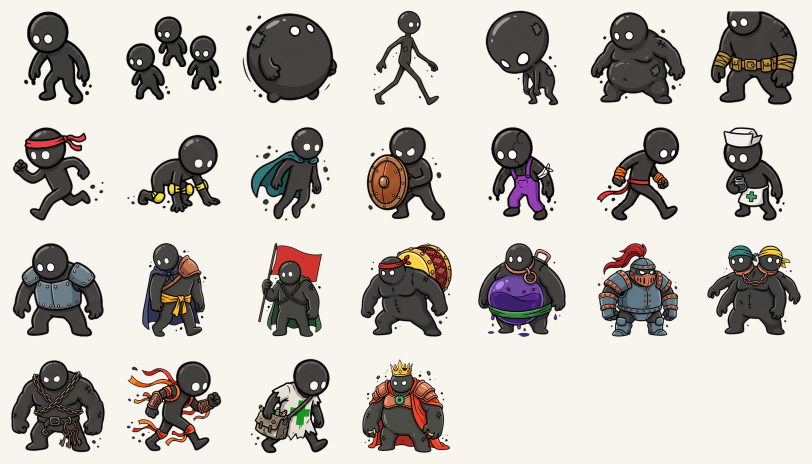
#> input picture docs/美术/敌人/_全员接触图.png, 1624 x 928 px, given in place of mob_a_v2.png, which was not available (shown at 1/2 size)
$ python process_mobs.py
#> lines starting #> are read from the running program, lines starting #| are printed output that depends on the picture; pictures that were not available may be replaced by others from this repository, and a replacement may not be noted
### docs/prompt/enemy/process_bosses.py
#!/usr/bin/env python3
"""把 Gemini 出的 boss 母版切成单张透明 PNG，送进 Assets/Resources/Art/。

和界面图标那条管线的区别：**这里不做调色板量化**。现有敌人图本身就有柔和的
灰阶明暗（见 walker.png / boss.png），压成硬边平涂反而会和战场上其他敌人脱节。
图标那次要压是因为模型偷偷给球体加径向渐变，这次的渐变是我们要的。

沿用的教训：抠洋红时**腐蚀量必须跟着格子尺寸走**。格子 512px 时溢色带有好几像素
宽，只腐蚀 1px 会把洋红残留留在黑描边里。

    .venv-mock/bin/python docs/prompt/enemy/process_bosses.py
"""
import os
import shutil

from PIL import Image, ImageFilter

HERE = os.path.dirname(os.path.abspath(__file__))
REPO = os.path.abspath(os.path.join(HERE, "..", "..", ".."))
RAW = "/Users/rosa/rosa_games/game_assets/black-rosa/assets/raw"
FINAL = "/Users/rosa/rosa_games/game_assets/black-rosa/assets/final"
DEST = os.path.join(REPO, "Assets", "Resources", "Art")

MAXDIM = 256    # 导入器 maxTextureSize 就是 256，再大也会被缩
PAD = 0.04      # 四周留一点空，免得描边贴边被采样裁掉

# (成品名, 母版, 列, 行, 总列, 总行)  —— 逐格挑过的最好一版
CELLS = [
    ("boss_drum",    "boss_1_4.png",     0, 0, 2, 2),  # 鼓面：黄鼓皮+红鼓绳+铜钉
    ("boss_inkbag",  "boss_1_4.png",     1, 0, 2, 2),  # 墨囊：紫墨囊+绿束带+铜提环
    ("boss_iron",    "boss_1_4.png",     0, 1, 2, 2),  # 铁桶：灰蓝铁板+铜面罩+红缨
    ("boss_twin",    "boss_1_4.png",     1, 1, 2, 2),  # 双首：青巾+黄巾+铜锁链
    ("boss_warden",  "boss_5_8_v2.png",  0, 0, 2, 2),  # 牢头：铁链+褐皮裙+铜钥匙
    ("boss_medic",   "boss_5_8_v2.png",  1, 0, 2, 2),  # 墨医：白袍+绿十字+药囊
    ("boss_thunder", "boss_fix.png",     1, 0, 2, 2),  # 奔雷：橙红飘带+铜护腕+金脚环
    ("boss_king",    "boss_king.png",    0, 0, 1, 1),  # 墨王：金冠+朱红袍+铜甲+玉佩
]


def key_out(cell, t0=58.0, t1=104.0):
    """洋红键控。按色距算 alpha，腐蚀去彩边，再轻微羽化。"""
    w, h = cell.size
    rgb = cell.convert("RGB")
    px = rgb.load()
    alpha = Image.new("L", (w, h), 255)
    ap = alpha.load()
    for y in range(h):
        for x in range(w):
            r, g, b = px[x, y]
            # 洋红的特征：R、B 高而 G 低
            d = ((255 - r) ** 2 + g ** 2 + (255 - b) ** 2) ** 0.5
            if d < t0:
                ap[x, y] = 0
            elif d < t1:
                ap[x, y] = int(255 * (d - t0) / (t1 - t0))

    # 腐蚀量跟着格子尺寸走。512px 的格子溢色带好几像素宽，腐蚀 1px 压不住，
    # 洋红残留会留在深描边里。描边本身很厚，按比例掉 2~3px 在 256px 成品上看不出来。
    k = 3 if w < 200 else (5 if w < 400 else 7)
    alpha = alpha.filter(ImageFilter.MinFilter(k))
    alpha = alpha.filter(ImageFilter.GaussianBlur(max(0.6, w / 480.0)))

    out = cell.convert("RGBA")
    out.putalpha(alpha)
    return out


def drop_bleed(img, keep_ratio=0.22):
    """丢掉邻格越界进来的碎片。

    判据：连通块「贴着格子边缘」且「面积远小于主体」才删。角色四周的墨点是
    合法的分离细节，它们不碰边，所以能留下；越界的别人身体必然碰边。
    """
    w, h = img.size
    a = img.split()[3].point(lambda v: 255 if v > 110 else 0)
    seen = [False] * (w * h)
    ap = a.load()
    blobs = []
    for sy in range(h):
        for sx in range(w):
            i = sy * w + sx
            if seen[i] or ap[sx, sy] == 0:
                continue
            stack = [(sx, sy)]
            seen[i] = True
            cells = []
            edge = False
            while stack:
                x, y = stack.pop()
                cells.append((x, y))
                if x == 0 or y == 0 or x == w - 1 or y == h - 1:
                    edge = True
                for dx, dy in ((1, 0), (-1, 0), (0, 1), (0, -1)):
                    nx, ny = x + dx, y + dy
                    if 0 <= nx < w and 0 <= ny < h:
                        j = ny * w + nx
                        if not seen[j] and ap[nx, ny]:
                            seen[j] = True
                            stack.append((nx, ny))
            blobs.append((cells, edge))
    if not blobs:
        return img
    big = max(len(c) for c, _ in blobs)
    mask = Image.new("L", (w, h), 0)
    mp = mask.load()
    dropped = 0
    for cells, edge in blobs:
        if edge and len(cells) < big * keep_ratio:
            dropped += 1
            continue
        for x, y in cells:
            mp[x, y] = 255
    if dropped:
        al = img.split()[3]
        al = Image.composite(al, Image.new("L", (w, h), 0), mask)
        img = img.copy()
        img.putalpha(al)
    return img, dropped


# [51 lines left out: functions normalize, main, not called in this run]


# [2 lines that do not run on import are left out]

### docs/prompt/enemy/process_mobs.py
#!/usr/bin/env python3
"""把 Gemini 出的常规敌人母版切成单张透明 PNG，送进 Assets/Resources/Art/。

抠底和剔碎片的逻辑跟 process_bosses.py 是同一套，直接 import 过来用，
不要复制粘贴 —— 那两个函数里的腐蚀量、连通块判据都是踩坑调出来的。

只有两点不一样：
1. MAXDIM 小一档。常规敌人半径 0.22~0.44，实机只占四五十像素，
   256 纯属浪费；boss 半径 0.62 才需要 256。
2. 多一步 fix_eye_tint。洋红底会把眼白染出粉调（`boss_fix.png` 那张四只里
   三只中招）。boss 那批是靠挑格子避开的，这批十张躲不过来，只能后处理修。

    .venv-mock/bin/python docs/prompt/enemy/process_mobs.py
"""
import os
import shutil
import sys

from PIL import Image

sys.path.insert(0, os.path.dirname(os.path.abspath(__file__)))
from process_bosses import DEST, FINAL, RAW, drop_bleed, key_out  # noqa: E402

MAXDIM = 224
PAD = 0.04

# (成品名, 母版, 列, 行, 总列, 总行)
# runner / strafer / shield / elite 是替换现有的纯墨版 —— 按色阶表补上配件。
# shield 那张顺带修掉底部那块游离残片（原图切图时带进来的别人半个头）。
# walker 和 swarm 是 T0 纯墨，现有图本来就对，不在这张表里。
CELLS = [
    ("runner",   "mob_a_v2.png", 0, 0, 2, 2),  # 快脚   T1 红：红头巾
    ("crawler",  "mob_a_v2.png", 1, 0, 2, 2),  # 爬子   T1 黄：黄护膝，四肢爬行
    ("strafer",  "mob_a_v2.png", 0, 1, 2, 2),  # 游墨   T1 青：青斗篷
    ("shield",   "mob_a_v2.png", 1, 1, 2, 2),  # 铜盾   T2 铜+褐：铜盾
    ("splitter", "mob_b.png",    0, 0, 2, 2),  # 双生   T2 紫+白：紫背带裤+白袖标+裂缝
    ("sprinter", "mob_b.png",    1, 0, 2, 2),  # 惊风   T2 橙+红：橙护腕+红飘带
    ("mender",   "mob_b.png",    0, 1, 2, 2),  # 补墨   T2 绿+白：绿围裙白十字+白帽
    ("bulwark",  "mob_b.png",    1, 1, 2, 2),  # 厚甲   T2 灰蓝+铜：铁板+铜铆钉
    ("elite",    "mob_c.png",    0, 0, 2, 1),  # 墨尊   T3：靛蓝斗篷+铜肩甲+金腰带
    ("warden",   "mob_c.png",    1, 0, 2, 1),  # 镇守   T3：红旗+铁链+墨绿披风
]


def fix_eye_tint(img):
    """把被洋红底染粉的眼白拉回中性白。

    判据卡得很窄：**高亮 + 近白 + 红蓝同时明显高于绿**。这批的配色里没有
    浅粉色物件（红/黄/绿/青/紫/铜/金/灰蓝），所以不会误伤；紫背带裤的绿通道
    在 80 上下，离 170 的门槛很远。
    """
    px = img.load()
    w, h = img.size
    n = 0
    for y in range(h):
        for x in range(w):
            r, g, b, a = px[x, y]
            if a < 200 or g < 170 or r < 205 or b < 205:
                continue
            if r - g > 12 and b - g > 12:
                v = max(r, g, b)
                px[x, y] = (v, v, v, a)
                n += 1
    return img, n


def normalize(img):
    bb = img.getbbox()
    if bb:
        img = img.crop(bb)
    pad = int(max(img.size) * PAD)
    canvas = Image.new("RGBA", (img.width + pad * 2, img.height + pad * 2), (0, 0, 0, 0))
    canvas.paste(img, (pad, pad), img)
    k = MAXDIM / max(canvas.size)
    if k < 1:
        canvas = canvas.resize((max(1, round(canvas.width * k)),
                                max(1, round(canvas.height * k))), Image.LANCZOS)
    return canvas


def main():
    os.makedirs(FINAL, exist_ok=True)
    sheets = {}
    for name, src, cx, cy, cols, rows in CELLS:
        if src not in sheets:
            sheets[src] = Image.open(os.path.join(RAW, src)).convert("RGBA")
        sheet = sheets[src]
        cw, chh = sheet.width // cols, sheet.height // rows
#> cw = 812; chh = 464
        cell = sheet.crop((cx * cw, cy * chh, (cx + 1) * cw, (cy + 1) * chh))
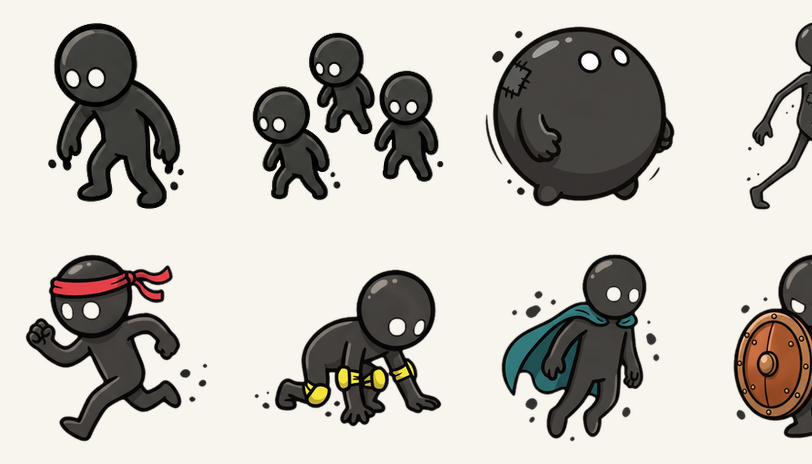
#> cell: PIL image 812x464 RGBA; mean R, G, B, A 193.2, 189.5, 183, 255

        img = key_out(cell)
#> in key_out, `alpha = Image.new("L", (w, h), 255)`: alpha: PIL image 812x464 L; every value is 255
        img, dropped = drop_bleed(img)
#> in drop_bleed, `mask = Image.new("L", (w, h), 0)`: mask: PIL image 812x464 L; every value is 0
#> dropped = 0
        img = normalize(img)
#> in normalize, `bb = img.getbbox()`: bb = (0, 0, 812, 464)
#> in normalize, `canvas = Image.new("RGBA", (img.width + pad * 2, img.height + pad * 2)..`: canvas: PIL image 876x528 RGBA; every value is 0
#> in normalize, `canvas.paste(img, (pad, pad), img)`:
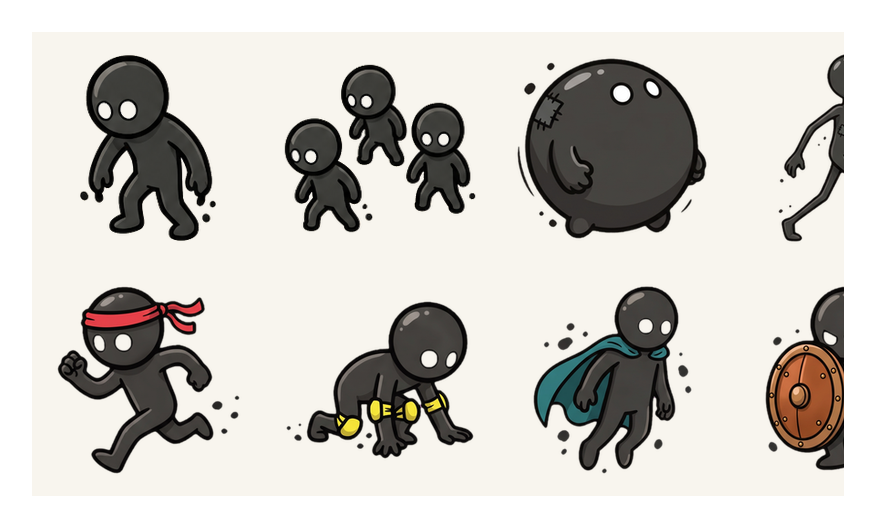
#> canvas: PIL image 876x528 RGBA; mean R, G, B, A 157.4, 154.4, 149, 207.7; transparent parts drawn white
#> in normalize, `canvas = canvas.resize((max(1, round(canvas.width * k)), max(1, round(..`:
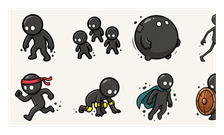
#> canvas: PIL image 224x135 RGBA; mean R, G, B, A 163.2, 160.3, 155, 207.6; transparent parts drawn white
        img, eyes = fix_eye_tint(img)
#> after the loop in fix_eye_tint, `for y in range(h):`: n = 0
#> eyes = 0

        fp = os.path.join(FINAL, name + ".png")
        img.save(fp, optimize=True)
        shutil.copyfile(fp, os.path.join(DEST, name + ".png"))
        print(f"{name:<10} {src:<13} {str(img.size):<11} {os.path.getsize(fp)//1024:>3}KB"
              f"  碎片={dropped}  眼白修正={eyes}px")
#| runner     mob_a_v2.png  (224, 135)   31KB  碎片=0  眼白修正=0px

    # 接触图：上排 T0/T1/T2 低阶，下排 T2 高阶和 T3，用来核对色阶递进
    order = ["walker", "swarm", "runner", "crawler", "strafer",
             "shield", "splitter", "sprinter", "mender", "bulwark",
             "elite", "warden"]
#> order = ['walker', 'swarm', 'runner', 'crawler', 'strafer', 'shield', 'splitter', 'sprinter', 'mender', 'bulwark', 'elite', 'warden']
    cw = 210
    sheet = Image.new("RGBA", (cw * 6, cw * 2), (248, 245, 238, 255))
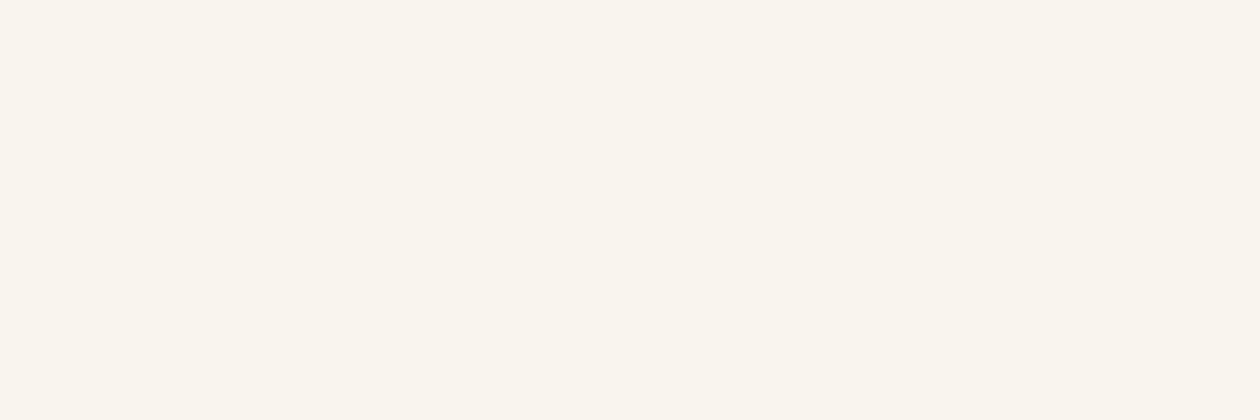
#> sheet: PIL image 1260x420 RGBA; mean R, G, B, A 248, 245, 238, 255
    for i, name in enumerate(order):
        p = os.path.join(DEST, name + ".png")
        if not os.path.exists(p):
            continue
        im = Image.open(p).convert("RGBA")
        k = (cw * 0.84) / max(im.size)
        im = im.resize((max(1, round(im.width * k)), max(1, round(im.height * k))),
                       Image.LANCZOS)
        cxp = (i % 6) * cw + cw // 2
        cyp = (i // 6) * cw + cw // 2
        sheet.paste(im, (cxp - im.width // 2, cyp - im.height // 2), im)
    repo = os.path.abspath(os.path.join(os.path.dirname(__file__), "..", "..", ".."))
    cp = os.path.join(repo, "docs", "美术", "敌人", "_常规敌人接触图.png")
    sheet.convert("RGB").save(cp)
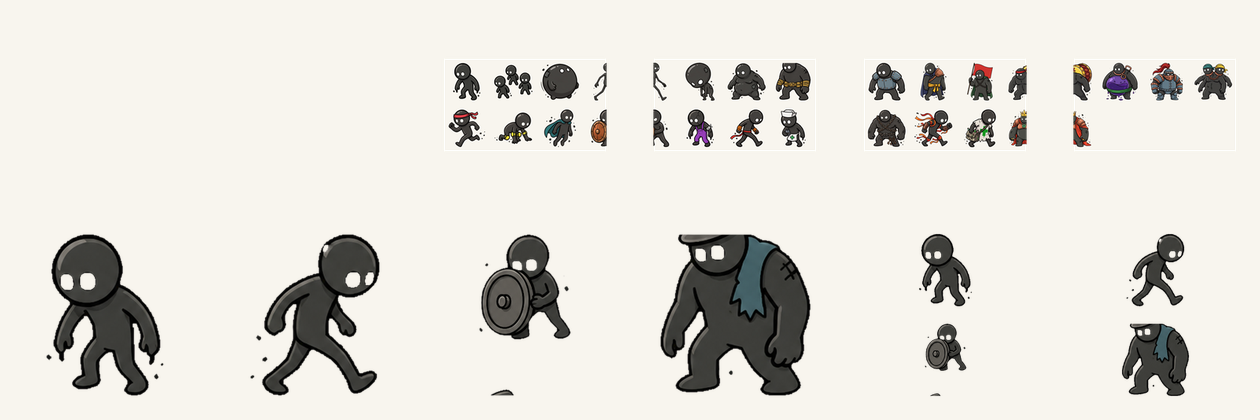
#> saved as _常规敌人接触图.png: PIL image 1260x420 RGB; mean R, G, B 223.6, 220.8, 214.3
    print("接触图 ->", cp)


if __name__ == "__main__":
    main()
